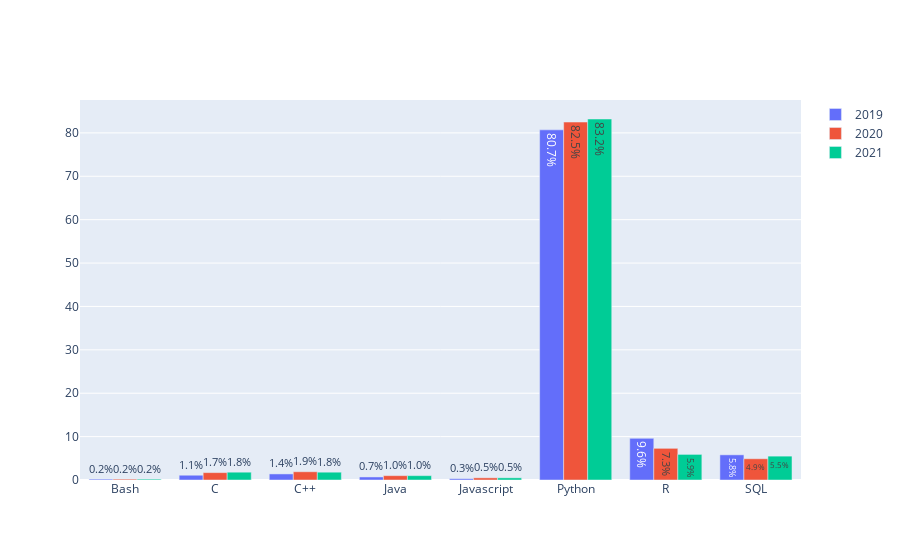

Write notebook code for a chart like this one.
### Code cell
year_q5_q8 = final_df.groupby(['year', 'Q8']).size().reset_index().rename(columns = {0:"Count"})

# 2019
q8_2019 = year_q5_q8[year_q5_q8['year'] == "2019"].reset_index(drop = True)
q8_2019['percentage'] = q8_2019["Count"] / q8_2019["Count"].sum()
q8_2019['%'] = np.round(q8_2019['percentage'] * 100, 1)

# 2020
q8_2020 = year_q5_q8[year_q5_q8['year'] == "2020"].reset_index(drop = True)
q8_2020['percentage'] = q8_2020["Count"] / q8_2020["Count"].sum()
q8_2020['%'] = np.round(q8_2020['percentage'] * 100, 1)

# 2021
q8_2021 = year_q5_q8[year_q5_q8['year'] == "2021"].reset_index(drop = True)
q8_2021['percentage'] = q8_2021["Count"] / q8_2021["Count"].sum()
q8_2021['%'] = np.round(q8_2021['percentage'] * 100, 1)

# 시각화 코드
fig = go.Figure()

fig.add_trace(go.Bar(x = q8_2019['Q8'], 
                     y = q8_2019['%'], 
                     name = "2019", 
                     text = q8_2019['%'].astype(str) + "%", 
                     textposition='auto'))

fig.add_trace(go.Bar(x = q8_2020['Q8'], 
                     y = q8_2020['%'], 
                     name = "2020", 
                     text = q8_2020['%'].astype(str) + "%", 
                     textposition='auto'))

fig.add_trace(go.Bar(x = q8_2021['Q8'], 
                     y = q8_2021['%'], 
                     name = "2021", 
                     text = q8_2021['%'].astype(str) + "%", 
                     textposition='auto'))

### Figure 1 — Plotly figure (JSON) as saved in the notebook; plotly's stock layout.template omitted (floating-point values rounded to 4 significant figures)
{"data": [{"name": "2019", "text": ["0.2%", "1.1%", "1.4%", "0.7%", "0.3%", "80.7%", "9.6%", "5.8%"], "textposition": "auto", "type": "bar", "x": ["Bash", "C", "C++", "Java", "Javascript", "Python", "R", "SQL"], "y": [0.2, 1.1, 1.4, 0.7, 0.3, 80.7, 9.6, 5.8]}, {"name": "2020", "text": ["0.2%", "1.7%", "1.9%", "1.0%", "0.5%", "82.5%", "7.3%", "4.9%"], "textposition": "auto", "type": "bar", "x": ["Bash", "C", "C++", "Java", "Javascript", "Python", "R", "SQL"], "y": [0.2, 1.7, 1.9, 1, 0.5, 82.5, 7.3, 4.9]}, {"name": "2021", "text": ["0.2%", "1.8%", "1.8%", "1.0%", "0.5%", "83.2%", "5.9%", "5.5%"], "textposition": "auto", "type": "bar", "x": ["Bash", "C", "C++", "Java", "Javascript", "Python", "R", "SQL"], "y": [0.2, 1.8, 1.8, 1, 0.5, 83.2, 5.9, 5.5]}], "layout": {"autosize": true, "xaxis": {"autorange": true, "range": [-0.5, 7.5], "type": "category"}, "yaxis": {"autorange": true, "range": [0, 87.58], "type": "linear"}}}
